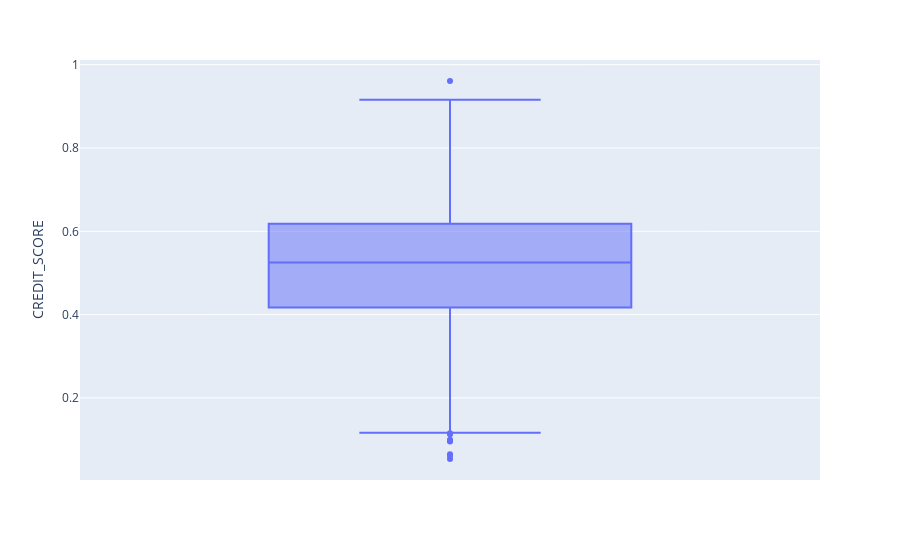

Write notebook code for a chart like this one.
### Code cell
import plotly.express as px

cic['CREDIT_SCORE'] = pd.to_numeric(cic['CREDIT_SCORE'], errors='coerce')
fig = px.box(cic['CREDIT_SCORE'], y="CREDIT_SCORE")
fig.show()

### Figure 1 — Plotly figure (JSON) as saved in the notebook; plotly's stock layout.template omitted (floating-point values rounded to 4 significant figures; data arrays with more than 128 entries replaced by an {"elided": "..."} marker saying what was removed)
{"data": [{"alignmentgroup": "True", "hovertemplate": "CREDIT_SCORE=%{y}<extra></extra>", "legendgroup": "", "marker": {"color": "#636efa"}, "name": "", "notched": false, "offsetgroup": "", "orientation": "v", "showlegend": false, "type": "box", "x0": " ", "xaxis": "x", "y": {"elided": "10000 float values"}, "y0": " ", "yaxis": "y"}], "layout": {"boxmode": "group", "legend": {"tracegroupgap": 0}, "margin": {"t": 60}, "xaxis": {"anchor": "y", "domain": [0, 1]}, "yaxis": {"anchor": "x", "domain": [0, 1], "title": {"text": "CREDIT_SCORE"}}}}
